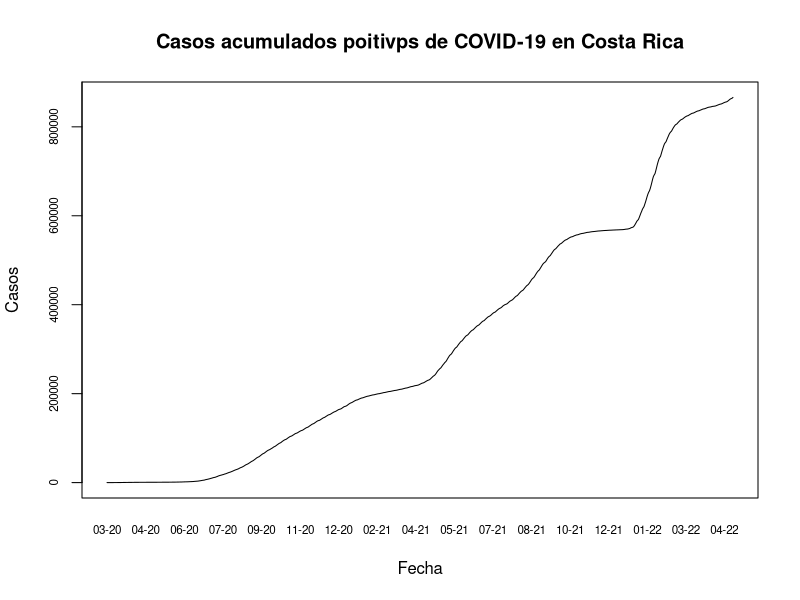
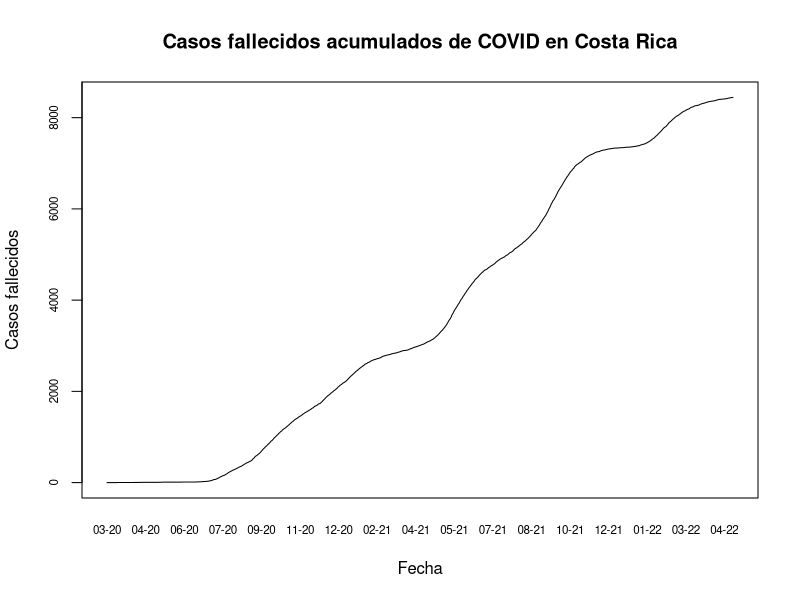

Write the R code that produced these figures, in order.
## ---- chunk 1
knitr::opts_chunk$set(echo = TRUE)
## ---- chunk 2
covid <- read.csv(file = "05_10_22_CSV_GENERAL.csv", sep = ";")
## ---- chunk 3
options(scipen = 7)
## ---- chunk 4
covid$FECHA <- as.Date(covid$FECHA, format = "%d/%m/%Y")
## ---- chunk 5
plot(
  covid$FECHA,
  covid$positivos,
  type = "l", 
  xaxt = "n",
  yaxt = "n",
  main = "Casos acumulados poitivps de COVID-19 en Costa Rica",
  xlab = "Fecha",
  ylab = "Casos"
)

axis(
  side = 1,
  covid$FECHA,
  tick = FALSE,
  format(covid$FECHA, "%m-%y"), 
  cex.axis = 0.7
)

axis(
  side = 2,
  covid$positivos,
  labels = TRUE,  
  at = seq(0, 1000000, by = 200000),
  cex.axis = .7
)

## ---- chunk 6
plot(
  covid$FECHA,
  covid$fallecidos,
  type = "l",
  xaxt = "n",
  yaxt = "n",
  main = "Casos fallecidos acumulados de COVID en Costa Rica",
  xlab = "Fecha",
  ylab = "Casos fallecidos"
)

axis(
  side = 1,
  covid$FECHA,
  tick = FALSE,
  format(covid$FECHA, "%m-%y"), 
  cex.axis = 0.7
)

axis(
  side = 2,
  covid$positivos,
  labels = TRUE,  
  at = seq(0, 10000, by = 2000),
  cex.axis = .7
)
